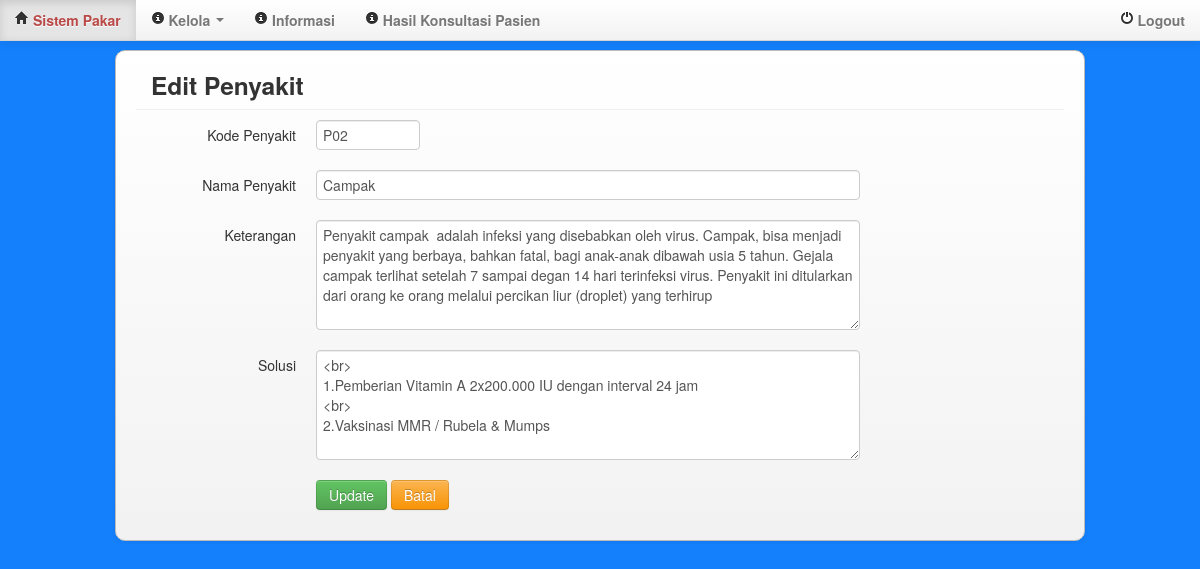
Page /adm/penyakit.update.php?kode=P02 (signed in) on the committed database.
### tables this page shows
CREATE TABLE IF NOT EXISTS `penyakit` (
  `kode_penyakit` varchar(10) NOT NULL,
  `nama_penyakit` varchar(100) NOT NULL,
  `ket` text NOT NULL,
  `solusi` text NOT NULL,
  PRIMARY KEY (`kode_penyakit`)
);

### adm/penyakit.update.php (the view, shortened to what this page needs)
<?php
	$kode	= $_GET['kode'];
	$sql	= mysql_query("select * from penyakit where kode_penyakit='$kode'");
	$data	= mysql_fetch_array($sql);
	if(mysql_num_rows($sql) > 0){
		$nama	= $data['nama_penyakit'];
		$ket	= $data['ket'];
		$solusi	= $data['solusi'];
?>
<!DOCTYPE html>
<html lang="en">
<head>
	<link href="../css/bootstrap.min.css" rel="stylesheet" media="screen">
</head>
<body>
<?php
	include_once('menu.php');
?>
<div class="container">
        <div class="navbar-inner" style="border:1px solid #bbb; border-radius:10px; padding:10px 20px 10px 20px; margin-top:50px; margin-left:auto; margin-right:auto;">
			<div class="modal-header">
            	<h3>Edit Penyakit</h3>
            </div>
            <div style="margin-top:10px;">
            	<form class="form-horizontal" name="form1" method="post" action="" enctype="multipart/form-data">
                    <div class="control-group">
                        <label class="control-label" for="kode">Kode Penyakit</label>
                        <div class="controls">
                            <input name="kode" type="text" id="kode" class="input-small" value='<?php echo "$kode";?>'>
                        </div>
                    </div>
                    <div class="control-group">
                        <label class="control-label" for="nama">Nama Penyakit</label>
                        <div class="controls">
                        	<input name="nama" type="text" id="nama" class="input-xxlarge" value='<?php echo "$nama";?>'>
                        </div>
                    </div>
                    <div class="control-group">
                        <label class="control-label" for="ket">Keterangan</label>
                        <div class="controls">
                        	<textarea name="ket" id="ket" class="input-xxlarge" rows="5"><?php echo "$ket";?></textarea>
                        </div>
                    </div>
					<div class="control-group">
                        <label class="control-label" for="solusi">Solusi</label>
                        <div class="controls">
                        	<textarea name="solusi" id="solusi" class="input-xxlarge" rows="5"><?php echo "$solusi";?></textarea>
                        </div>
                    </div>
                    <div class="control-group">
                    	<label class="control-label" for="update"></label>
                        <div class="controls">
	                    	<input name="update" type="submit" id="update" value="Update" class="btn btn-success">
                            <input name="batal" type="submit" id="batal" value="Batal" class="btn btn-warning">
						</div>
                    </div>
                    <?php }
					?>
                </form>
			</div>
    	</div>
</div>
<br><br><br><br>
</body>
</html>

### adm/penyakit.update.php (style rules this page uses)
body { background-image: url(../img/body.jpg); background-repeat: repeat; background-attachment: fixed; }

### rows in the picture
penyakit: nama "Campak", ket "Penyakit campak adalah infeksi yang disebabkan oleh virus. Campak, bisa menjadi penyakit yang berbaya, bahkan fatal, bagi anak-anak dibawah usia 5 tahun. Gejala campak terlihat setelah 7 sampai degan 14 hari terinfeksi virus. Penyakit ini ditularkan dari orang ke orang melalui percikan liur (droplet) yang terhirup", solusi "<br> 1.Pemberian Vitamin A 2x200.000 IU dengan interval 24 jam <br> 2.Vaksinasi MMR / Rubela & Mumps"
